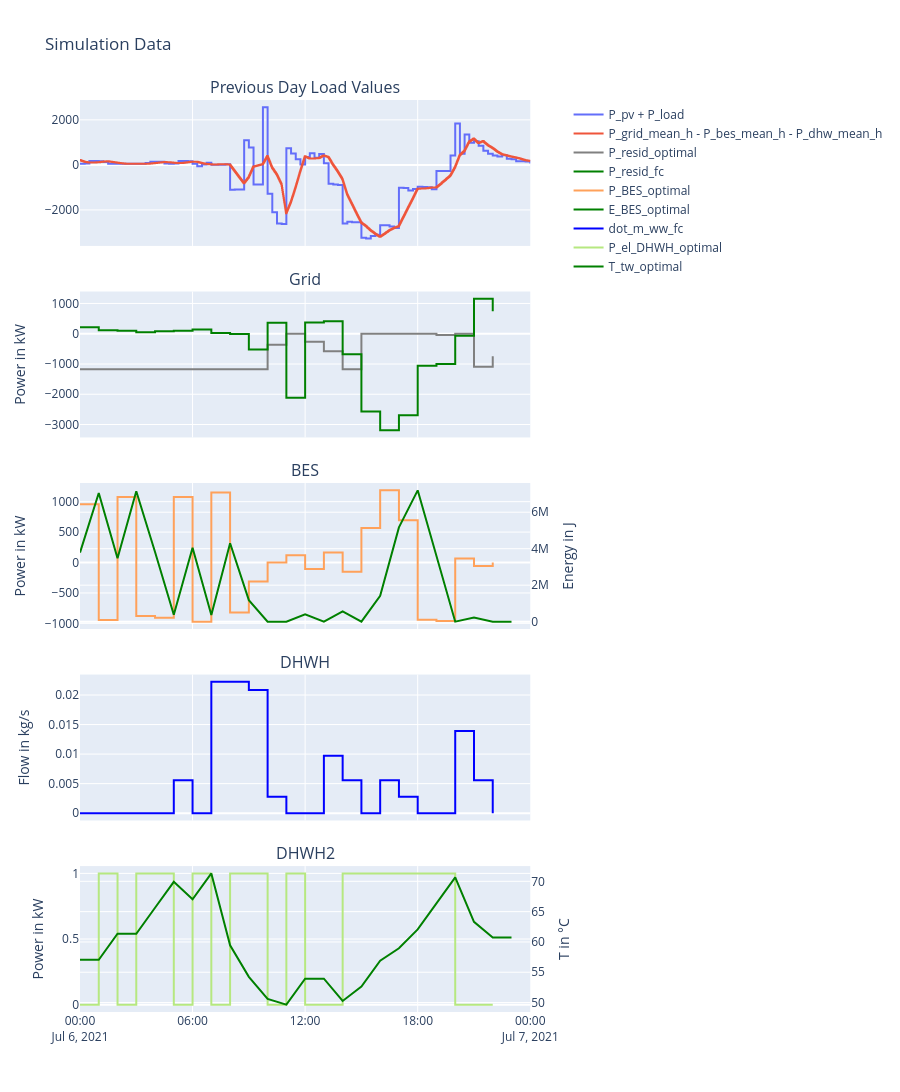

The notebook cell this image was saved under:
### Code cell
timestamp = pd.Timestamp('2021-07-06 00:00:00+0200', tz='Europe/Berlin')

fc_delta = '24h'

dtimes    = pd.date_range(timestamp, periods=24, freq='h')
dperiods  = pd.date_range(timestamp, periods=23, freq='h')

dperiods_fc = pd.date_range(timestamp-pd.Timedelta(fc_delta), periods=23, freq='h')
dslice_fc   = slice(timestamp-pd.Timedelta(fc_delta), timestamp)


minute_index = df_plot.loc[dslice_fc, :].index + pd.Timedelta(fc_delta)

n_rows = 5
fig = make_subplots(rows=n_rows, cols=1, shared_xaxes=True, vertical_spacing=0.05, 
                    specs=[[{"secondary_y": True}] for _ in range(n_rows)],
                    subplot_titles=("Previous Day Load Values", "Grid", "BES", "DHWH", "DHWH2"))

row = 1

# Verify Residual Load Forecasting

# Shifted Actual Values (should be equal with forecast)
# PV + Load (Residual Load)
# fig.add_trace(go.Scatter(x=minute_index, y=df_plot.loc[dslice_fc, ('pv', 'outputs', 'P_pv')].ffill(),
#                          mode='lines', name='P_pv', line_shape='hv'), row=row, col=1)
# fig.add_trace(go.Scatter(x=minute_index, y=df_plot.loc[dslice_fc, ('household', 'outputs', 'P_el')].ffill(),
#                          mode='lines', name='P_load', line_shape='hv'), row=row, col=1)
fig.add_trace(go.Scatter(x=minute_index, y=df_plot.loc[dslice_fc, ('pv', 'outputs', 'P_pv')].ffill() + df_plot.loc[dslice_fc, ('household', 'outputs', 'P_el')].ffill(),
                         mode='lines', name='P_pv + P_load', line_shape='hv'), row=row, col=1)

# # Flexibilities
# fig.add_trace(go.Scatter(x=minute_index, y=df_plot.loc[dslice_fc, ('dhwh', 'outputs', 'P_el')].ffill(),
#                          mode='lines', name='P_dhwh', line_shape='hv'), row=row, col=1)
# fig.add_trace(go.Scatter(x=minute_index, y=df_plot.loc[dslice_fc, ('bes', 'outputs', 'P_grid')].ffill(),
#                          mode='lines', name='P_bes', line_shape='hv'), row=row, col=1)
# fig.add_trace(go.Scatter(x=minute_index, y=df_plot.loc[dslice_fc, ('bes', 'outputs', 'P_grid')].ffill() + df_plot.loc[dslice_fc, ('dhwh', 'outputs', 'P_el')].ffill(),
#                          mode='lines', name='P_bes + P_dhwh', line_shape='hv'), row=row, col=1)


# # Flexibilities mean h
# fig.add_trace(go.Scatter(x=minute_index, y=df_plot.loc[dslice_fc, ('dhwh', 'outputs', 'P_el_mean_h')].ffill(),
#                          mode='lines', name='P_dhwh_mean_h', line_shape='hv'), row=row, col=1)
# fig.add_trace(go.Scatter(x=minute_index, y=df_plot.loc[dslice_fc, ('bes', 'outputs', 'P_grid_mean_h')].ffill(),
#                          mode='lines', name='P_bes_mean_h', line_shape='hv'), row=row, col=1)
# fig.add_trace(go.Scatter(x=minute_index, y=df_plot.loc[dslice_fc, ('bes', 'outputs', 'P_grid_mean_h')].ffill() + df_plot.loc[dslice_fc, ('dhwh', 'outputs', 'P_el_mean_h')].ffill(),
#                          mode='lines', name='P_bes_mean_h + P_dhwh_mean_h', line_shape='hv'), row=row, col=1)
# 
# 
# # Total grid power
# fig.add_trace(go.Scatter(x=minute_index, y=df_plot.loc[dslice_fc, ('bes', 'outputs', 'P_grid')].ffill() + df_plot.loc[dslice_fc, ('dhwh', 'outputs', 'P_el')].ffill() + df_plot.loc[dslice_fc, ('pv', 'outputs', 'P_pv')].ffill() + df_plot.loc[dslice_fc, ('household', 'outputs', 'P_el')].ffill(),
#                          mode='lines', name='P_pv + P_load + P_bes + P_dhwh', line_shape='hv'), row=row, col=1)



# # Smart Meter Data
# fig.add_trace(go.Scatter(x=minute_index, y=df_plot.loc[dslice_fc, ('sm', 'outputs', 'P_grid_mean_h')].ffill(),
#                          mode='lines', name='P_grid_mean_h', line_shape='hv'), row=row, col=1)

# Smart Meter Data
fig.add_trace(go.Scatter(x=minute_index, y=df_plot.loc[dslice_fc, ('sm', 'outputs', 'P_grid_mean_h')].ffill() - df_plot.loc[dslice_fc, ('dhwh', 'outputs', 'P_el_mean_h')].ffill() - df_plot.loc[dslice_fc, ('bes', 'outputs', 'P_grid_mean_h')].ffill(),
                         mode='lines', name='P_grid_mean_h - P_bes_mean_h - P_dhw_mean_h', line_shape='hv'), row=row, col=1) # 


row += 1
# # Forecasted Values
fig.add_trace(go.Scatter(x=dperiods, y=sim.data[('MPC', 'outputs', 'obj.P_el_future')][timestamp],
                         mode='lines', name='P_resid_optimal', line_shape='hv', line=dict(color='grey')), row=row, col=1) # , dash='dash'
fig.add_trace(go.Scatter(x=dperiods, y=sim.data[('MPC', 'outputs', 'Household.forecast.P_resid_future')][timestamp],
                         mode='lines', name='P_resid_fc', line=dict(color='green'), line_shape='hv'), row=row, col=1)  # , dash='dash'
fig.update_yaxes(title_text='Power in kW', row=row, col=1)


# fig.add_trace(go.Scatter(x=dperiods, y=-np.array(sim.data[('MPC', 'outputs', 'bes.P_el_future')][timestamp]) - np.array(sim.data[('MPC', 'outputs', 'dhwh1.on_future')][timestamp])*2000,
#                          mode='lines', name='P_flex', line_shape='hv'), row=row, col=1)


row += 1

# BES
fig.add_trace(go.Scatter(x=dperiods, y=sim.data[('MPC', 'outputs', 'bes.P_el_future')][timestamp],
                         mode='lines', name='P_BES_optimal', line_shape='hv'), row=row, col=1)
fig.add_trace(go.Scatter(x=dtimes, y=sim.data[('MPC', 'outputs', 'bes.E_future')][timestamp],
                         mode='lines', name='E_BES_optimal', line=dict(color='green')), row=row, col=1, secondary_y=True) # , line_shape='hv'
fig.update_yaxes(title_text='Power in kW', row=row, col=1, secondary_y=False)
fig.update_yaxes(title_text='Energy in J', row=row, col=1, secondary_y=True)
row += 1

# DHWH
fig.add_trace(go.Scatter(x=dperiods, y=sim.data[('MPC', 'outputs', 'dhwh1.forecast.dot_m_demand_future')][timestamp],
                         mode='lines', name='dot_m_ww_fc', line_shape='hv', line=dict(color='blue')), row=row, col=1)
fig.update_yaxes(title_text='Flow in kg/s', row=row, col=1)
row += 1

# DHWH2
fig.add_trace(go.Scatter(x=dperiods, y=sim.data[('MPC', 'outputs', 'dhwh1.on_future')][timestamp],
                         mode='lines', name='P_el_DHWH_optimal', line_shape='hv'), row=row, col=1)

fig.add_trace(go.Scatter(x=dtimes, y=sim.data[('MPC', 'outputs', 'dhwh1.T_tes_future')][timestamp],
                         mode='lines', name='T_tw_optimal', line=dict(color='green')), row=row, col=1, secondary_y=True)
fig.update_yaxes(title_text='Power in kW', row=row, col=1, secondary_y=False)
fig.update_yaxes(title_text='T in °C', row=row, col=1, secondary_y=True)
row += 1



# Update layout
fig.update_layout(height=1500, title_text='Simulation Data', showlegend=True)
fig.show()

### Figure 1 — Plotly figure (JSON) as saved in the notebook; plotly's stock layout.template omitted (floating-point values rounded to 4 significant figures; data arrays with more than 128 entries replaced by an {"elided": "..."} marker saying what was removed)
{"data": [{"line": {"shape": "hv"}, "mode": "lines", "name": "P_pv + P_load", "type": "scatter", "x": {"elided": "1441 str values"}, "xaxis": "x", "y": {"elided": "1441 float values"}, "yaxis": "y"}, {"line": {"shape": "hv"}, "mode": "lines", "name": "P_grid_mean_h - P_bes_mean_h - P_dhw_mean_h", "type": "scatter", "x": {"elided": "1441 str values"}, "xaxis": "x", "y": {"elided": "1441 float values"}, "yaxis": "y"}, {"line": {"color": "grey", "shape": "hv"}, "mode": "lines", "name": "P_resid_optimal", "type": "scatter", "x": ["2021-07-06T00:00:00+02:00", "2021-07-06T01:00:00+02:00", "2021-07-06T02:00:00+02:00", "2021-07-06T03:00:00+02:00", "2021-07-06T04:00:00+02:00", "2021-07-06T05:00:00+02:00", "2021-07-06T06:00:00+02:00", "2021-07-06T07:00:00+02:00", "2021-07-06T08:00:00+02:00", "2021-07-06T09:00:00+02:00", "2021-07-06T10:00:00+02:00", "2021-07-06T11:00:00+02:00", "2021-07-06T12:00:00+02:00", "2021-07-06T13:00:00+02:00", "2021-07-06T14:00:00+02:00", "2021-07-06T15:00:00+02:00", "2021-07-06T16:00:00+02:00", "2021-07-06T17:00:00+02:00", "2021-07-06T18:00:00+02:00", "2021-07-06T19:00:00+02:00", "2021-07-06T20:00:00+02:00", "2021-07-06T21:00:00+02:00", "2021-07-06T22:00:00+02:00"], "xaxis": "x2", "y": [-1171.0, -1171.0, -1171.0, -1171.0, -1171.0, -1171.0, -1171.0, -1171.0, -1171.0, -1171.0, -362.8, 0, -267.3, -579.0, -1171.0, 0, 0, -1.137e-13, 0, -42.38, 5.826e-13, -1095.0, -743.4, -367.3], "yaxis": "y3"}, {"line": {"color": "green", "shape": "hv"}, "mode": "lines", "name": "P_resid_fc", "type": "scatter", "x": ["2021-07-06T00:00:00+02:00", "2021-07-06T01:00:00+02:00", "2021-07-06T02:00:00+02:00", "2021-07-06T03:00:00+02:00", "2021-07-06T04:00:00+02:00", "2021-07-06T05:00:00+02:00", "2021-07-06T06:00:00+02:00", "2021-07-06T07:00:00+02:00", "2021-07-06T08:00:00+02:00", "2021-07-06T09:00:00+02:00", "2021-07-06T10:00:00+02:00", "2021-07-06T11:00:00+02:00", "2021-07-06T12:00:00+02:00", "2021-07-06T13:00:00+02:00", "2021-07-06T14:00:00+02:00", "2021-07-06T15:00:00+02:00", "2021-07-06T16:00:00+02:00", "2021-07-06T17:00:00+02:00", "2021-07-06T18:00:00+02:00", "2021-07-06T19:00:00+02:00", "2021-07-06T20:00:00+02:00", "2021-07-06T21:00:00+02:00", "2021-07-06T22:00:00+02:00"], "xaxis": "x2", "y": [215.8, 116.1, 96.92, 48.92, 80.37, 95.96, 143.3, 23.0, -6.144, -517.4, 362.8, -2119.0, 374.6, 412.7, -678.6, -2568.0, -3186.0, -2696.0, -1060.0, -997.3, -64.92, 1153.0, 743.4, 367.3], "yaxis": "y3"}, {"line": {"shape": "hv"}, "mode": "lines", "name": "P_BES_optimal", "type": "scatter", "x": ["2021-07-06T00:00:00+02:00", "2021-07-06T01:00:00+02:00", "2021-07-06T02:00:00+02:00", "2021-07-06T03:00:00+02:00", "2021-07-06T04:00:00+02:00", "2021-07-06T05:00:00+02:00", "2021-07-06T06:00:00+02:00", "2021-07-06T07:00:00+02:00", "2021-07-06T08:00:00+02:00", "2021-07-06T09:00:00+02:00", "2021-07-06T10:00:00+02:00", "2021-07-06T11:00:00+02:00", "2021-07-06T12:00:00+02:00", "2021-07-06T13:00:00+02:00", "2021-07-06T14:00:00+02:00", "2021-07-06T15:00:00+02:00", "2021-07-06T16:00:00+02:00", "2021-07-06T17:00:00+02:00", "2021-07-06T18:00:00+02:00", "2021-07-06T19:00:00+02:00", "2021-07-06T20:00:00+02:00", "2021-07-06T21:00:00+02:00", "2021-07-06T22:00:00+02:00"], "xaxis": "x3", "y": [955.4, -944.8, 1074.0, -877.7, -909.1, 1075.0, -972.0, 1148.0, -822.6, -311.3, 0, 118.9, -107.3, 166.3, -150.1, 568.3, 1186.0, 696.0, -939.7, -960.3, 64.92, -58.59, 0, 0], "yaxis": "y5"}, {"line": {"color": "green"}, "mode": "lines", "name": "E_BES_optimal", "type": "scatter", "x": ["2021-07-06T00:00:00+02:00", "2021-07-06T01:00:00+02:00", "2021-07-06T02:00:00+02:00", "2021-07-06T03:00:00+02:00", "2021-07-06T04:00:00+02:00", "2021-07-06T05:00:00+02:00", "2021-07-06T06:00:00+02:00", "2021-07-06T07:00:00+02:00", "2021-07-06T08:00:00+02:00", "2021-07-06T09:00:00+02:00", "2021-07-06T10:00:00+02:00", "2021-07-06T11:00:00+02:00", "2021-07-06T12:00:00+02:00", "2021-07-06T13:00:00+02:00", "2021-07-06T14:00:00+02:00", "2021-07-06T15:00:00+02:00", "2021-07-06T16:00:00+02:00", "2021-07-06T17:00:00+02:00", "2021-07-06T18:00:00+02:00", "2021-07-06T19:00:00+02:00", "2021-07-06T20:00:00+02:00", "2021-07-06T21:00:00+02:00", "2021-07-06T22:00:00+02:00", "2021-07-06T23:00:00+02:00"], "xaxis": "x3", "y": [3785000.0, 7053000.0, 3473000.0, 7147000.0, 3821000.0, 375900.0, 4053000.0, 370000.0, 4297000.0, 1180000.0, 0, 0, 406700.0, 0, 568900.0, 0, 1415000.0, 5169000.0, 7200000, 3639000.0, 0, 222000.0, 0, 0, 0], "yaxis": "y6"}, {"line": {"color": "blue", "shape": "hv"}, "mode": "lines", "name": "dot_m_ww_fc", "type": "scatter", "x": ["2021-07-06T00:00:00+02:00", "2021-07-06T01:00:00+02:00", "2021-07-06T02:00:00+02:00", "2021-07-06T03:00:00+02:00", "2021-07-06T04:00:00+02:00", "2021-07-06T05:00:00+02:00", "2021-07-06T06:00:00+02:00", "2021-07-06T07:00:00+02:00", "2021-07-06T08:00:00+02:00", "2021-07-06T09:00:00+02:00", "2021-07-06T10:00:00+02:00", "2021-07-06T11:00:00+02:00", "2021-07-06T12:00:00+02:00", "2021-07-06T13:00:00+02:00", "2021-07-06T14:00:00+02:00", "2021-07-06T15:00:00+02:00", "2021-07-06T16:00:00+02:00", "2021-07-06T17:00:00+02:00", "2021-07-06T18:00:00+02:00", "2021-07-06T19:00:00+02:00", "2021-07-06T20:00:00+02:00", "2021-07-06T21:00:00+02:00", "2021-07-06T22:00:00+02:00"], "xaxis": "x4", "y": [0, 0, 0, 0, 0, 0.005556, 0, 0.02222, 0.02222, 0.02083, 0.002778, 0, 0, 0.009722, 0.005556, 0, 0.005556, 0.002778, 0, 0, 0.01389, 0.005556, 0, 0], "yaxis": "y7"}, {"line": {"shape": "hv"}, "mode": "lines", "name": "P_el_DHWH_optimal", "type": "scatter", "x": ["2021-07-06T00:00:00+02:00", "2021-07-06T01:00:00+02:00", "2021-07-06T02:00:00+02:00", "2021-07-06T03:00:00+02:00", "2021-07-06T04:00:00+02:00", "2021-07-06T05:00:00+02:00", "2021-07-06T06:00:00+02:00", "2021-07-06T07:00:00+02:00", "2021-07-06T08:00:00+02:00", "2021-07-06T09:00:00+02:00", "2021-07-06T10:00:00+02:00", "2021-07-06T11:00:00+02:00", "2021-07-06T12:00:00+02:00", "2021-07-06T13:00:00+02:00", "2021-07-06T14:00:00+02:00", "2021-07-06T15:00:00+02:00", "2021-07-06T16:00:00+02:00", "2021-07-06T17:00:00+02:00", "2021-07-06T18:00:00+02:00", "2021-07-06T19:00:00+02:00", "2021-07-06T20:00:00+02:00", "2021-07-06T21:00:00+02:00", "2021-07-06T22:00:00+02:00"], "xaxis": "x5", "y": [0, 1, 0, 1.0, 1, 0, 1, 0, 1, 1, 0, 1, 0, 0, 1, 1, 1, 1, 1, 1, 0, 0, 0, 0], "yaxis": "y9"}, {"line": {"color": "green"}, "mode": "lines", "name": "T_tw_optimal", "type": "scatter", "x": ["2021-07-06T00:00:00+02:00", "2021-07-06T01:00:00+02:00", "2021-07-06T02:00:00+02:00", "2021-07-06T03:00:00+02:00", "2021-07-06T04:00:00+02:00", "2021-07-06T05:00:00+02:00", "2021-07-06T06:00:00+02:00", "2021-07-06T07:00:00+02:00", "2021-07-06T08:00:00+02:00", "2021-07-06T09:00:00+02:00", "2021-07-06T10:00:00+02:00", "2021-07-06T11:00:00+02:00", "2021-07-06T12:00:00+02:00", "2021-07-06T13:00:00+02:00", "2021-07-06T14:00:00+02:00", "2021-07-06T15:00:00+02:00", "2021-07-06T16:00:00+02:00", "2021-07-06T17:00:00+02:00", "2021-07-06T18:00:00+02:00", "2021-07-06T19:00:00+02:00", "2021-07-06T20:00:00+02:00", "2021-07-06T21:00:00+02:00", "2021-07-06T22:00:00+02:00", "2021-07-06T23:00:00+02:00"], "xaxis": "x5", "y": [57.07, 57.07, 61.35, 61.35, 65.64, 69.92, 67.03, 71.31, 59.45, 54.25, 50.61, 49.64, 53.93, 53.93, 50.26, 52.63, 56.92, 58.96, 62.07, 66.36, 70.64, 63.31, 60.75, 60.75, 60.75], "yaxis": "y10"}], "layout": {"annotations": [{"font": {"size": 16}, "showarrow": false, "text": "Previous Day Load Values", "x": 0.47, "xanchor": "center", "xref": "paper", "y": 1, "yanchor": "bottom", "yref": "paper"}, {"font": {"size": 16}, "showarrow": false, "text": "Grid", "x": 0.47, "xanchor": "center", "xref": "paper", "y": 0.79, "yanchor": "bottom", "yref": "paper"}, {"font": {"size": 16}, "showarrow": false, "text": "BES", "x": 0.47, "xanchor": "center", "xref": "paper", "y": 0.58, "yanchor": "bottom", "yref": "paper"}, {"font": {"size": 16}, "showarrow": false, "text": "DHWH", "x": 0.47, "xanchor": "center", "xref": "paper", "y": 0.37, "yanchor": "bottom", "yref": "paper"}, {"font": {"size": 16}, "showarrow": false, "text": "DHWH2", "x": 0.47, "xanchor": "center", "xref": "paper", "y": 0.16, "yanchor": "bottom", "yref": "paper"}], "height": 1500, "showlegend": true, "title": {"text": "Simulation Data"}, "xaxis": {"anchor": "y", "domain": [0, 0.94], "matches": "x5", "showticklabels": false}, "xaxis2": {"anchor": "y3", "domain": [0, 0.94], "matches": "x5", "showticklabels": false}, "xaxis3": {"anchor": "y5", "domain": [0, 0.94], "matches": "x5", "showticklabels": false}, "xaxis4": {"anchor": "y7", "domain": [0, 0.94], "matches": "x5", "showticklabels": false}, "xaxis5": {"anchor": "y9", "domain": [0, 0.94]}, "yaxis": {"anchor": "x", "domain": [0.84, 1]}, "yaxis10": {"anchor": "x5", "overlaying": "y9", "side": "right", "title": {"text": "T in °C"}}, "yaxis2": {"anchor": "x", "overlaying": "y", "side": "right"}, "yaxis3": {"anchor": "x2", "domain": [0.63, 0.79], "title": {"text": "Power in kW"}}, "yaxis4": {"anchor": "x2", "overlaying": "y3", "side": "right", "title": {"text": "Power in kW"}}, "yaxis5": {"anchor": "x3", "domain": [0.42, 0.58], "title": {"text": "Power in kW"}}, "yaxis6": {"anchor": "x3", "overlaying": "y5", "side": "right", "title": {"text": "Energy in J"}}, "yaxis7": {"anchor": "x4", "domain": [0.21, 0.37], "title": {"text": "Flow in kg/s"}}, "yaxis8": {"anchor": "x4", "overlaying": "y7", "side": "right", "title": {"text": "Flow in kg/s"}}, "yaxis9": {"anchor": "x5", "domain": [0, 0.16], "title": {"text": "Power in kW"}}}}
